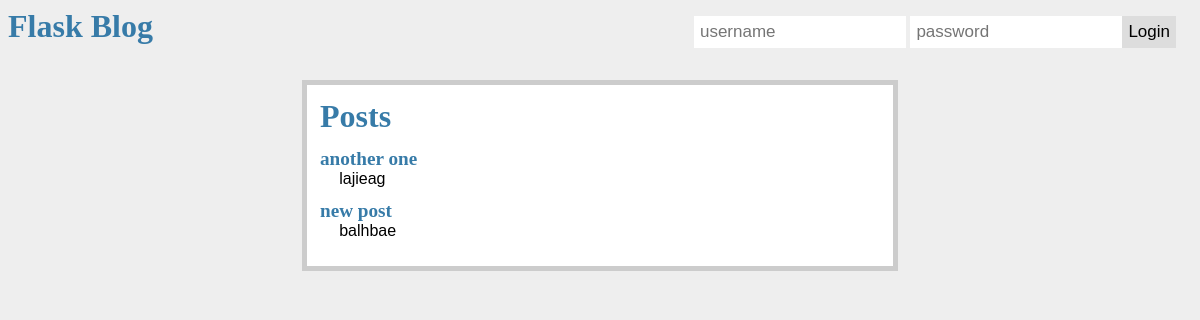
Before: / with the older database file.
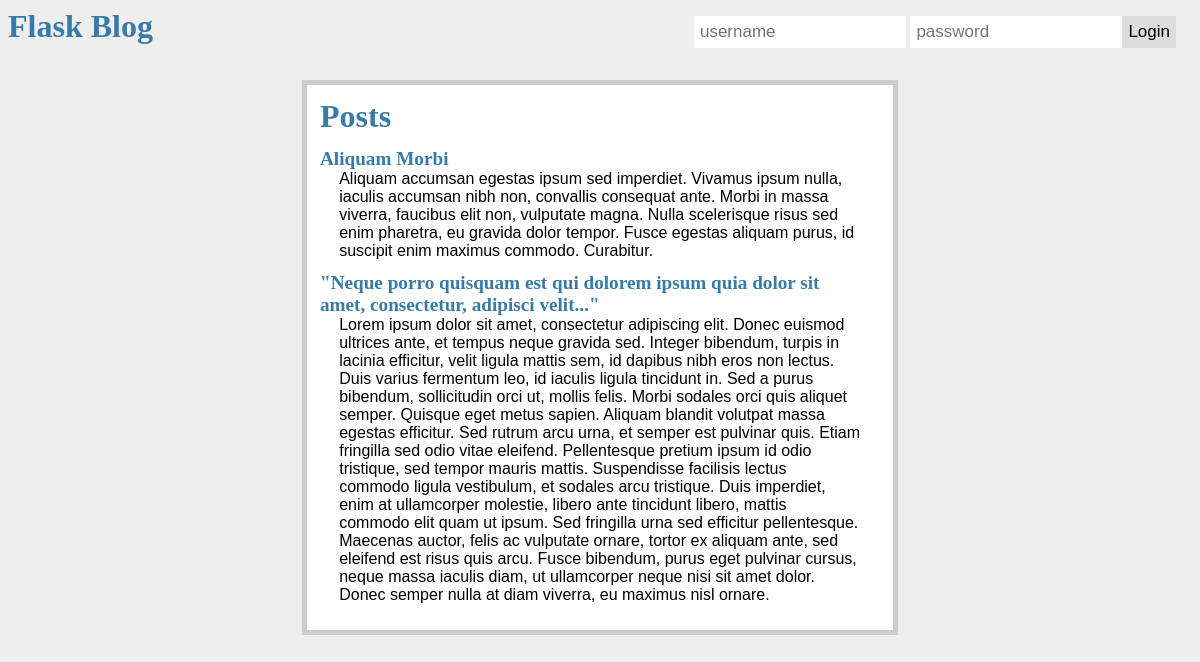
After: the same page with the newer database file.
### tables this page shows
CREATE TABLE posts(
    id integer primary key autoincrement,
    title text not null,
    body text not null
);

### app.py (the view)
@app.route('/')
def index():
    db = get_db()
    query = db.execute('select * from posts order by id desc')
    posts = query.fetchall()
    return render_template('index.html', posts=posts)

### app.py (called while the page is built)
def connect_db():
    conn = sqlite3.connect(app.config['DATABASE'])
    conn.row_factory = sqlite3.Row
    return conn

def get_db():
    if not hasattr(g, 'sqlite_db'):
        g.sqlite_db = connect_db()
    return g.sqlite_db

### templates/index.html (shortened to what this page needs)
<!DOCTYPE html>
<html>
<head>
  <link rel="stylesheet" type="text/css" href="{{ url_for('static', filename='style.css') }}">
</head>
<body>
  <div class="nav">
    <h1>Flask Blog</h1>
    {% if not session.logged_in %}
      <div class="login">
        <form action="{{ url_for('login') }}" method="post">
            <input type="text" name="username" placeholder="username">
            <input type="password" name="password" placeholder="password">
            <input type="submit" value="Login">
          </form>
      </div>
    {% else %}
      <div class="logout">
        <a href="{{ url_for('logout') }}">logout</a>
      </div>
    {% endif %}
  </div>
  <div class="page">
    <h1>Posts</h1>
    <ul class="posts">
      {% for post in posts %}
        <li class="post">
          <h2>{{ post.title }}</h2>
          {{ post.body|safe }}
        </li>
      {% else %}
        <li><em>No entries</em></li>
      {% endfor %}
      </ul>
  </div>
</body>
</html>

### static/style.css (style rules this page uses)
body { font-family: sans-serif; background: #eee; }
a, h1, h2 { color: #377BA8; }
h1, h2 { font-family: 'Georgia', serif; margin: 0; }
h2 { font-size: 1.2em; }
.page { margin: 2em auto; width: 35em; border: 5px solid #ccc; padding: 0.8em; background: white; }
.posts { list-style: none; margin: 0; padding: 0; }
.posts li { margin: 0.8em 1.2em; }
.posts li h2 { margin-left: -1em; }
.nav { overflow: hidden; }
.nav h1 { float: left; }
.nav .login, .nav .logout { float: right; }
.nav input[type=text], .nav input[type=password] { padding: 6px; margin-top: 8px; font-size: 17px; border: none; width: 200px; }
.nav .login input[type=submit] { float: right; padding: 6px; margin-top: 8px; margin-right: 16px; background: #ddd; font-size: 17px; border: none; cursor: pointer; }

Changed rows visible on the page:
removed posts: title "another one", body "lajieag"
removed posts: title "new post", body "balhbae"
added posts: title "Aliquam Morbi", body "Aliquam accumsan egestas ipsum sed imperdiet. Vivamus ipsum nulla, iaculis accumsan nibh non, convallis consequat ante. Morbi in massa viverra, faucibus elit non, vulputate magna. Nulla scelerisque risus sed enim pharetra, eu gravida dolor tempor. Fusce egestas aliquam purus, id suscipit enim maximus commodo. Curabitur."
added posts: title "\"Neque porro quisquam est qui dolorem ipsum quia dolor sit amet, consectetur, adipisci velit...\"", body "Lorem ipsum dolor sit amet, consectetur adipiscing elit. Donec euismod ultrices ante, et tempus neque gravida sed. Integer bibendum, turpis in lacinia efficitur, velit ligula mattis sem, id dapibus nibh eros non lectus. Duis varius fermentum leo, id iaculis ligula tincidunt in. Sed a purus bibendum, sollicitudin orci ut, mollis felis. Morbi sodales orci quis aliquet semper. Quisque eget metus sapien. Aliquam blandit volutpat massa egestas efficitur. Sed rutrum arcu urna, et semper est pulvinar quis. Etiam fringilla sed odio vitae eleifend. Pellentesque pretium ipsum id odio tristique, sed tempor mauris mattis. Suspendisse facilisis lectus commodo ligula vestibulum, et sodales arcu…"
